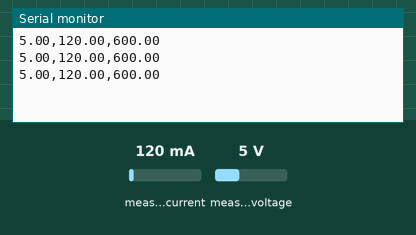
Recording of a sketch running on a simulated Arduino Uno, built with avr-gcc and run on an emulated ATmega328P. Parts: the last lines printed to the serial monitor. The test bench sets the inputs (shaded band); at power-on: measured current 120 mA, measured voltage 5 V.

Above: at 1.2 s.
1.3 s: measured current set to 40 mA
At 1.9 s:
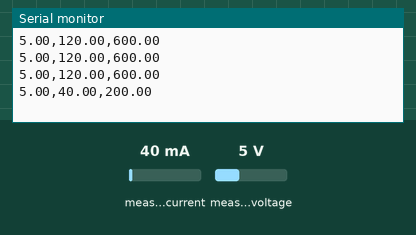
2.8 s: measured voltage set to 0.3 V
At 3.5 s:
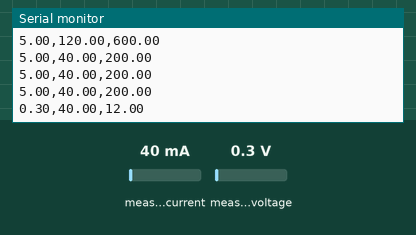
4.3 s: measured current set to 500 mA
At 5.0 s:
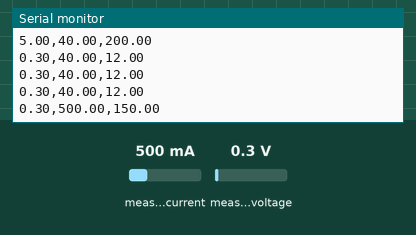
Timing chart, 0 to 7.3 s (numbered marks = the images above; inputs shaded):
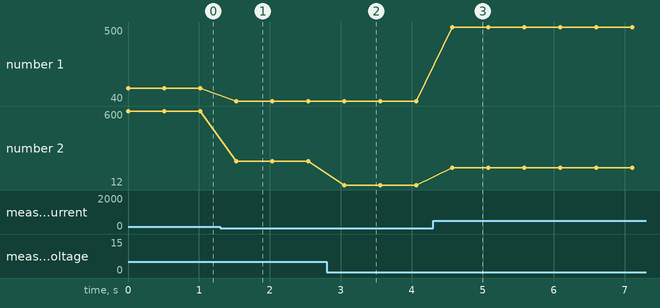

Measured:
- after the input at 1.3 s, the serial monitor: prints a new line after 0.23 s (image 1)
- after the input at 2.8 s, the serial monitor: prints a new line after 0.25 s (image 2)
- after the input at 4.3 s, the serial monitor: prints a new line after 0.27 s (image 3)
- plotted number 1: 120 → 40 after the input at 1.3 s, 40 → 500 after the input at 4.3 s
- plotted number 2: 600 → 200 after the input at 1.3 s, 200 → 12 after the input at 2.8 s, 12 → 150 after the input at 4.3 s

The sketch:

INA219.ino
```cpp
#include <Wire.h>
#include <Adafruit_INA219.h>

Adafruit_INA219 ina219;

void setup() {
  Serial.begin(9600); // 통신 속도

  // INA219 칩 시작
  if (!ina219.begin()) {
    Serial.println("Failed to find INA219 chip");
    while (1) { delay(10); }
  }
}

void loop() {
  float busVoltage_V = 0;
  float current_mA = 0;
  float power_mW = 0;

  // 값 읽기
  busVoltage_V = ina219.getBusVoltage_V();
  current_mA = ina219.getCurrent_mA();
  power_mW = ina219.getPower_mW();

  // 데이터 전송 (전압,전류,전력)
  Serial.print(busVoltage_V);
  Serial.print(",");
  Serial.print(current_mA);
  Serial.print(",");
  Serial.println(power_mW);

  delay(500);
}
```
